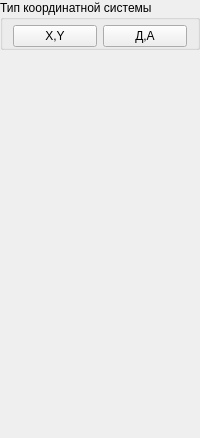
        <widget class="QWidget" name="page3">
         <layout class="QGridLayout" name="gridLayout_13">
          <property name="leftMargin">
           <number>0</number>
          </property>
          <property name="topMargin">
           <number>0</number>
          </property>
          <property name="rightMargin">
           <number>0</number>
          </property>
          <property name="bottomMargin">
           <number>0</number>
          </property>
          <property name="verticalSpacing">
           <number>0</number>
          </property>
          <item row="0" column="0">
           <widget class="QGroupBox" name="groupBox_7">
            <property name="title">
             <string>Тип координатной системы</string>
            </property>
            <layout class="QGridLayout" name="gridLayout_12">
             <property name="leftMargin">
              <number>10</number>
             </property>
             <property name="topMargin">
              <number>5</number>
             </property>
             <property name="rightMargin">
              <number>10</number>
             </property>
             <property name="bottomMargin">
              <number>0</number>
             </property>
             <property name="horizontalSpacing">
              <number>6</number>
             </property>
             <property name="verticalSpacing">
              <number>0</number>
             </property>
             <item row="0" column="0">
              <widget class="QPushButton" name="pushButton_17">
               <property name="text">
                <string>X,Y</string>
               </property>
               <property name="checkable">
                <bool>true</bool>
               </property>
               <attribute name="buttonGroup">
                <string notr="true">buttonGroup_6</string>
               </attribute>
              </widget>
             </item>
             <item row="0" column="1">
              <widget class="QPushButton" name="pushButton_18">
               <property name="text">
                <string>Д,А</string>
               </property>
               <property name="checkable">
                <bool>true</bool>
               </property>
               <attribute name="buttonGroup">
                <string notr="true">buttonGroup_6</string>
               </attribute>
              </widget>
             </item>
            </layout>
           </widget>
          </item>
          <item row="1" column="0">
           <spacer name="verticalSpacer">
            <property name="orientation">
             <enum>Qt::Vertical</enum>
            </property>
            <property name="sizeHint" stdset="0">
             <size>
              <width>20</width>
              <height>388</height>
             </size>
            </property>
           </spacer>
          </item>
         </layout>
        </widget>
